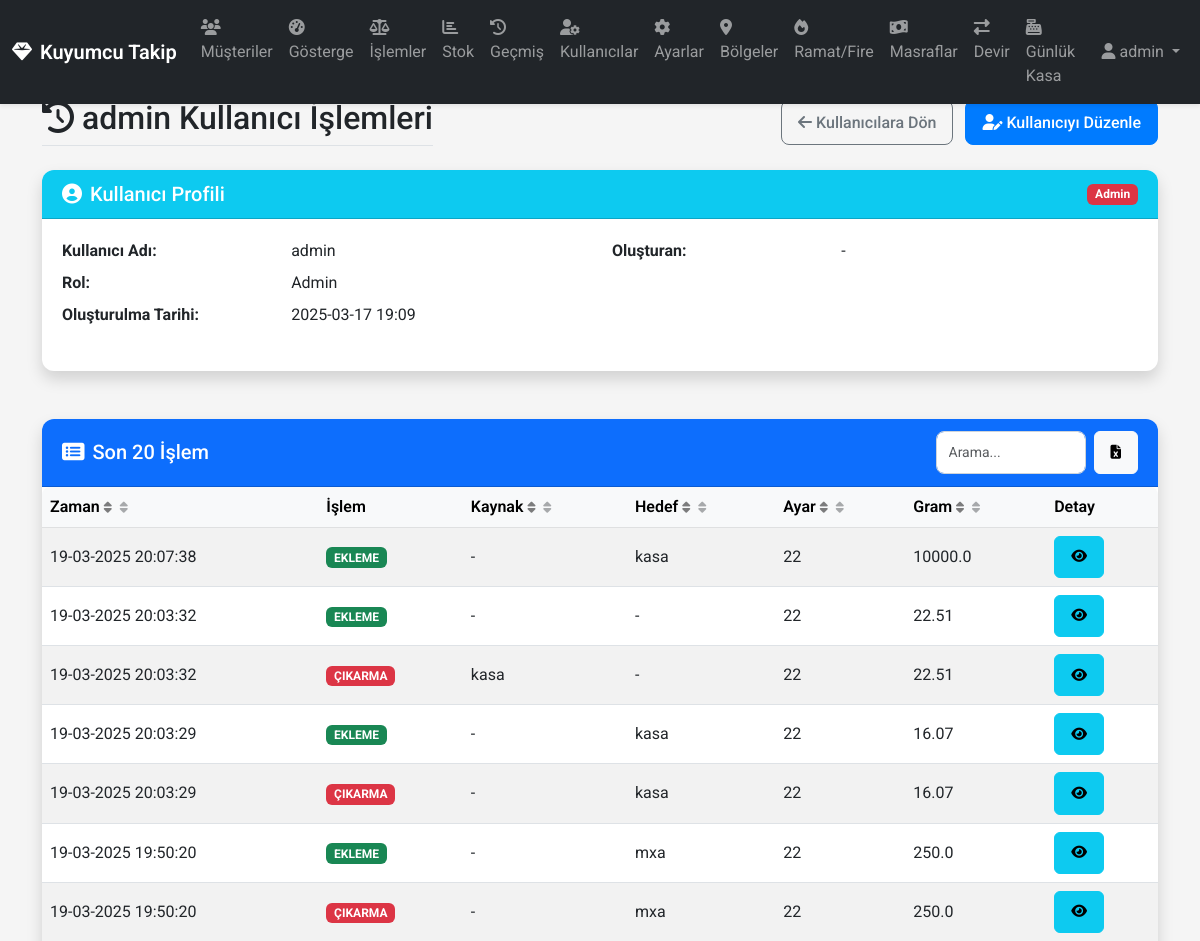
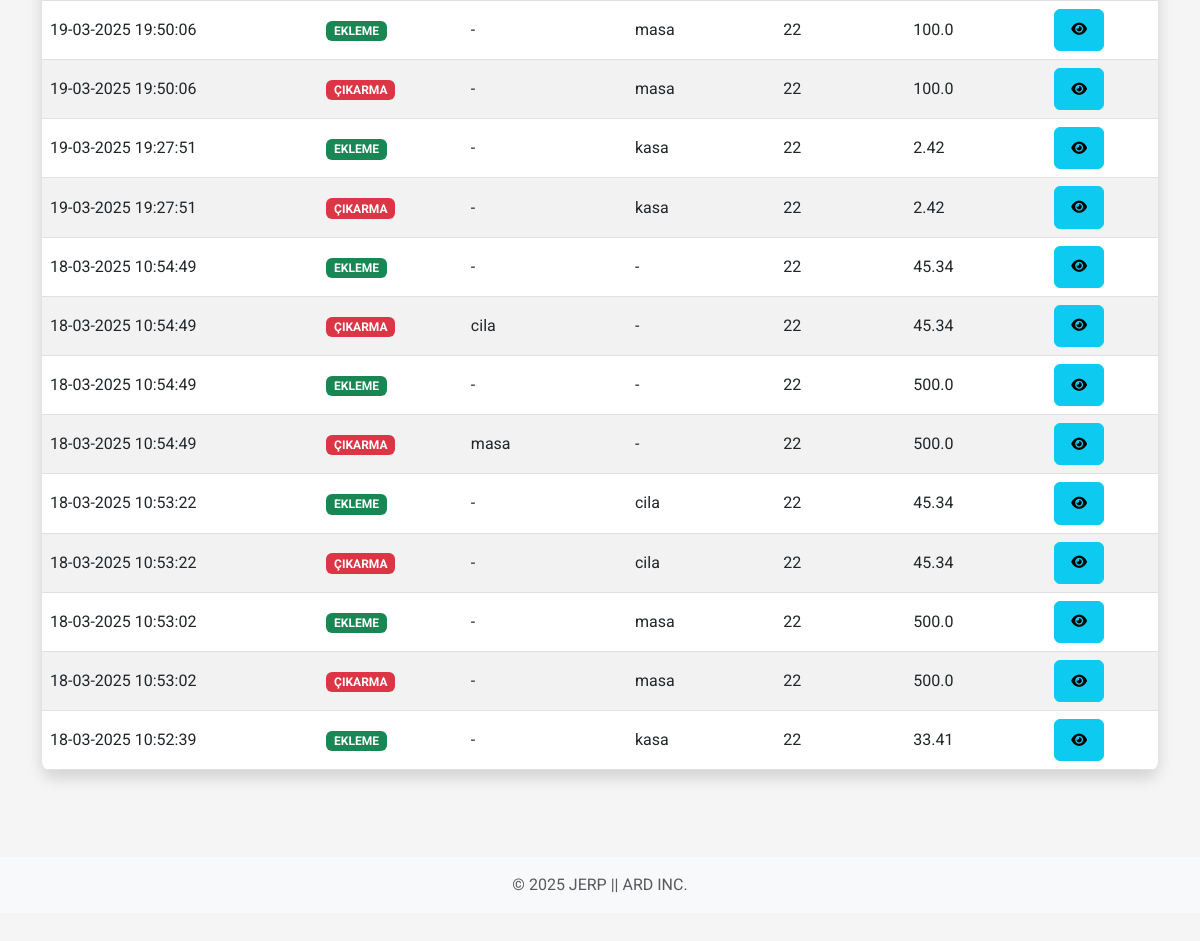
Page /users/1/operations (signed in) on the committed database (2 pictures, top to bottom).
### app/models/database.py (models this page shows, shortened)
class User(db.Model, UserMixin):
    __tablename__ = 'users'
    id = db.Column(db.Integer, primary_key=True)
    username = db.Column(db.String(64), unique=True, nullable=False)
    password_hash = db.Column(db.String(128), nullable=False)
    is_admin = db.Column(db.Boolean, default=False)
    role = db.Column(db.String(20), default='staff')
    created_by_id = db.Column(db.Integer, db.ForeignKey('users.id'))
    created_at = db.Column(db.DateTime, default=datetime.utcnow)
    created_by = db.relationship('User', remote_side=[id], backref=db.backref('created_users', lazy='dynamic'))
    def has_role(self, role):
        if self.is_admin:
            return True
        if role == 'manager' and self.role == 'manager':
            return True
        if role == 'staff' and (self.role == 'manager' or self.role == 'staff'):
            return True
        return False

class Operation(db.Model):
    __tablename__ = 'operations'
    id = db.Column(db.Integer, primary_key=True)
    timestamp = db.Column(db.DateTime, default=datetime.utcnow, nullable=False)
    operation_type = db.Column(db.String(20), nullable=False)
    user_id = db.Column(db.Integer, db.ForeignKey('users.id'))
    source_region_id = db.Column(db.Integer, db.ForeignKey('regions.id'))
    target_region_id = db.Column(db.Integer, db.ForeignKey('regions.id'))
    setting_id = db.Column(db.Integer, db.ForeignKey('settings.id'), nullable=False)
    gram = db.Column(db.Float, nullable=False)
    source_region = db.relationship('Region', foreign_keys=[source_region_id])
    target_region = db.relationship('Region', foreign_keys=[target_region_id])
    setting = db.relationship('Setting')
    user = db.relationship('User', backref=db.backref('operations', lazy='dynamic'))

class Region(db.Model):
    __tablename__ = 'regions'
    id = db.Column(db.Integer, primary_key=True)
    name = db.Column(db.String(20), unique=True, nullable=False)
    is_active = db.Column(db.Boolean, default=True)  # Bölgenin aktif/silindi durumu
    is_default = db.Column(db.Boolean, default=False)  # Varsayılan bölge mi?
    created_at = db.Column(db.DateTime, default=datetime.utcnow)

class Setting(db.Model):
    __tablename__ = 'settings'
    id = db.Column(db.Integer, primary_key=True)
    name = db.Column(db.String(10), unique=True, nullable=False)
    purity_per_thousand = db.Column(db.Integer, nullable=False, default=916)  # Varsayılan değer 22 ayar için

### app/routes/views.py (the view)
@main_bp.route('/users/<int:user_id>/operations')
@login_required
def user_operations(user_id):
    user = User.query.get_or_404(user_id)
    if not current_user.has_role('manager') and current_user.id != user_id:
        flash('Bu sayfaya erişim yetkiniz yok!', 'danger')
        return redirect(url_for('main.dashboard'))
    operations = Operation.query.filter_by(user_id=user_id).order_by(Operation.timestamp.desc()).limit(20).all()
    return render_template('user_operations.html', user=user, operations=operations)

### app/templates/user_operations.html (shortened to what this page needs)
{% extends 'base.html' %}
{% block content %}
<div class="row mb-4">
    <div class="col">
        <div class="d-flex justify-content-between align-items-center flex-wrap">
            <h2 class="border-bottom pb-2 mb-0">
                <i class="fas fa-history me-2"></i>{{ user.username }} Kullanıcı İşlemleri
            </h2>
            <div class="mt-2 mt-md-0">
                <a href="{{ url_for('main.users') }}" class="btn btn-outline-secondary me-2">
                    <i class="fas fa-arrow-left me-1"></i><span class="d-none d-md-inline-block">Kullanıcılara Dön</span>
                </a>
                <a href="{{ url_for('main.edit_user', user_id=user.id) }}" class="btn btn-primary">
                    <i class="fas fa-user-edit me-1"></i><span class="d-none d-md-inline-block">Kullanıcıyı Düzenle</span>
                </a>
            </div>
        </div>
    </div>
</div>
<div class="row mb-4">
    <div class="col-12">
        <div class="card shadow">
            <div class="card-header bg-info text-white d-flex justify-content-between align-items-center">
                <h5 class="mb-0">
                    <i class="fas fa-user-circle me-2"></i>Kullanıcı Profili
                </h5>
                <span class="badge {% if user.is_admin %}bg-danger{% elif user.role == 'manager' %}bg-warning text-dark{% else %}bg-primary{% endif %}">
                    {% if user.is_admin %}Admin{% elif user.role == 'manager' %}Yönetici{% else %}Görevli{% endif %}
                </span>
            </div>
            <div class="card-body">
                <div class="row">
                    <div class="col-md-6">
                        <dl class="row">
                            <dt class="col-sm-5">Kullanıcı Adı:</dt>
                            <dd class="col-sm-7">{{ user.username }}</dd>
                            <dt class="col-sm-5">Rol:</dt>
                            <dd class="col-sm-7">
                                {% if user.is_admin %}Admin{% elif user.role == 'manager' %}Yönetici{% else %}Görevli{% endif %}
                            </dd>
                            <dt class="col-sm-5">Oluşturulma Tarihi:</dt>
                            <dd class="col-sm-7">{{ user.created_at.strftime('%Y-%m-%d %H:%M') if user.created_at else "-" }}</dd>
                        </dl>
                    </div>
                    <div class="col-md-6">
                        <dl class="row">
                            <dt class="col-sm-5">Oluşturan:</dt>
                            <dd class="col-sm-7">{{ user.created_by.username if user.created_by else '-' }}</dd>
                        </dl>
                    </div>
                </div>
            </div>
        </div>
    </div>
</div>
<div class="row">
    <div class="col-12">
        <div class="card shadow">
            <div class="card-header bg-primary text-white d-flex justify-content-between align-items-center">
                <h5 class="mb-0">
                    <i class="fas fa-list-alt me-2"></i>Son 20 İşlem
                </h5>
                <div class="d-flex align-items-center">
                    <input type="text" class="form-control form-control-sm me-2"
                           id="table-search"
                           placeholder="Arama..."
                           style="width: 150px;">
                    <button id="btn-export" class="btn btn-sm btn-light" title="Excel'e Aktar">
                        <i class="fas fa-file-excel"></i>
                    </button>
                </div>
            </div>
            <div class="card-body p-0">
                <div class="table-responsive">
                    <table class="table table-hover table-striped mb-0 table-sortable" id="operations-table">
                        <thead class="table-light">
                            <tr>
                                <th class="sortable" data-sort="date">Zaman <i class="fas fa-sort"></i></th>
                                <th>İşlem</th>
                                <th class="sortable" data-sort="source">Kaynak <i class="fas fa-sort"></i></th>
                                <th class="sortable" data-sort="target">Hedef <i class="fas fa-sort"></i></th>
                                <th class="sortable" data-sort="setting">Ayar <i class="fas fa-sort"></i></th>
                                <th class="sortable" data-sort="gram">Gram <i class="fas fa-sort"></i></th>
                                <th>Detay</th>
                            </tr>
                        </thead>
                        <tbody>
                            {% for operation in operations %}
                            <tr>
                                <td data-label="Zaman">{{ operation.timestamp.strftime('%d-%m-%Y %H:%M:%S') }}</td>
                                <td data-label="İşlem">
                                    <span class="badge {% if operation.operation_type == 'ADD' %}bg-success{% else %}bg-danger{% endif %}">
                                        {{ 'EKLEME' if operation.operation_type == 'ADD' else 'ÇIKARMA' }}
                                    </span>
                                </td>
                                <td data-label="Kaynak">{{ operation.source_region.name if operation.source_region else "-" }}</td>
                                <td data-label="Hedef">{{ operation.target_region.name if operation.target_region else "-" }}</td>
                                <td data-label="Ayar">{{ operation.setting.name }}</td>
                                <td data-label="Gram">{{ operation.gram }}</td>
                                <td data-label="Detay">
                                    <button class="btn btn-sm btn-info show-details"
                                            data-bs-toggle="modal"
                                            data-bs-target="#operationDetailModal"
                                            data-time="{{ operation.timestamp.strftime('%d-%m-%Y %H:%M:%S') }}"
                                            data-operation="{{ 'Ekleme' if operation.operation_type == 'ADD' else 'Çıkarma' }}"
                                            data-source="{{ operation.source_region.name if operation.source_region else '-' }}"
                                            data-target="{{ operation.target_region.name if operation.target_region else '-' }}"
                                            data-setting="{{ operation.setting.name }}"
                                            data-gram="{{ operation.gram }}">
                                        <i class="fas fa-eye"></i>
                                    </button>
                                </td>
                            </tr>
                            {% endfor %}
                        </tbody>
                    </table>
                </div>
            </div>
        </div>
    </div>
</div>
{% endblock %}

### app/templates/base.html (shortened to what this page needs)
<!DOCTYPE html>
<html lang="tr">
<head>
    <link href="https://cdn.jsdelivr.net/npm/bootstrap@5.3.0/dist/css/bootstrap.min.css" rel="stylesheet">
    <link rel="stylesheet" href="https://cdnjs.cloudflare.com/ajax/libs/font-awesome/6.4.0/css/all.min.css">
    <link rel="stylesheet" href="{{ url_for('static', filename='css/style.css') }}">
    <link rel="stylesheet" href="{{ url_for('static', filename='css/mobile.css') }}">
</head>
<body>
    {% if current_user.is_authenticated %}
    <nav class="navbar navbar-expand-lg navbar-dark bg-dark fixed-top">
        <div class="container-fluid">
            <a class="navbar-brand d-flex align-items-center" href="{{ url_for('main.dashboard') }}">
                <i class="fas fa-gem me-2"></i>Kuyumcu Takip
            </a>
            <div class="collapse navbar-collapse" id="navbarNav">
                <ul class="navbar-nav me-auto">
                    <li class="nav-item">
                        <a class="nav-link {% if request.endpoint == 'main.customers' %}active{% endif %}" href="{{ url_for('main.customers') }}">
                            <i class="fas fa-users nav-icon"></i>
                            <span class="nav-text">Müşteriler</span>
                        </a>
                    </li>
                    <li class="nav-item">
                        <a class="nav-link {% if request.endpoint == 'main.dashboard' %}active{% endif %}" href="{{ url_for('main.dashboard') }}">
                            <i class="fas fa-tachometer-alt nav-icon"></i>
                            <span class="nav-text">Gösterge</span>
                        </a>
                    </li>
                    <li class="nav-item">
                        <a class="nav-link {% if request.endpoint == 'main.operations' %}active{% endif %}" href="{{ url_for('main.operations') }}">
                            <i class="fas fa-balance-scale nav-icon"></i>
                            <span class="nav-text">İşlemler</span>
                        </a>
                    </li>
                    <li class="nav-item">
                        <a class="nav-link {% if request.endpoint == 'main.stock' %}active{% endif %}" href="{{ url_for('main.stock') }}">
                            <i class="fas fa-chart-bar nav-icon"></i>
                            <span class="nav-text">Stok</span>
                        </a>
                    </li>
                    <li class="nav-item">
                        <a class="nav-link {% if request.endpoint == 'main.history' %}active{% endif %}" href="{{ url_for('main.history') }}">
                            <i class="fas fa-history nav-icon"></i>
                            <span class="nav-text">Geçmiş</span>
                        </a>
                    </li>
                    {% if current_user.has_role('manager') %}
                    <li class="nav-item">
                        <a class="nav-link {% if request.endpoint == 'main.users' %}active{% endif %}" href="{{ url_for('main.users') }}">
                            <i class="fas fa-user-cog nav-icon"></i>
                            <span class="nav-text">Kullanıcılar</span>
                        </a>
                    </li>
                    {% endif %}
                    {% if current_user.is_admin %}
                    <li class="nav-item">
                        <a class="nav-link {% if request.endpoint == 'main.settings' %}active{% endif %}" href="{{ url_for('main.settings') }}">
                            <i class="fas fa-cog nav-icon"></i>
                            <span class="nav-text">Ayarlar</span>
                        </a>
                    </li>
                    {% endif %}
                    <li class="nav-item">
                        <a class="nav-link {% if request.endpoint == 'main.regions' %}active{% endif %}" href="{{ url_for('main.manage_regions') }}">
                            <i class="fas fa-map-marker-alt nav-icon"></i>
                            <span class="nav-text">Bölgeler</span>
                        </a>
                    </li>
                    <li class="nav-item">
                        <a class="nav-link {% if request.endpoint == 'main.ramat' or request.endpoint == 'main.fires' %}active{% endif %}" href="{{ url_for('main.ramat') }}">
                            <i class="fas fa-fire nav-icon"></i>
                            <span class="nav-text">Ramat/Fire</span>
                        </a>
                    </li>
                    <li class="nav-item">
                        <a class="nav-link {% if request.endpoint == 'main.expenses' %}active{% endif %}" href="{{ url_for('main.expenses') }}">
                            <i class="fas fa-money-bill-wave nav-icon"></i>
                            <span class="nav-text">Masraflar</span>
                        </a>
                    </li>
                    <li class="nav-item">
                        <a class="nav-link {% if request.endpoint == 'main.transfers' or request.endpoint == 'main.new_transfer' %}active{% endif %}" href="{{ url_for('main.transfers') }}">
                            <i class="fas fa-exchange-alt nav-icon"></i>
                            <span class="nav-text">Devir</span>
                        </a>
                    </li>
                    <li class="nav-item">
                        <a class="nav-link {% if request.endpoint == 'main.daily_vault' or request.endpoint == 'main.daily_vault_history' %}active{% endif %}" href="{{ url_for('main.daily_vault') }}">
                            <i class="fas fa-cash-register nav-icon"></i>
                            <span class="nav-text">Günlük Kasa</span>
                        </a>
                    </li>
                </ul>
                <div class="navbar-nav d-flex align-items-center">
                    <div class="nav-item dropdown">
                        <a class="nav-link dropdown-toggle" href="#" id="navbarDropdown" role="button" data-bs-toggle="dropdown">
                            <i class="fas fa-user me-1"></i><span class="username-text">{{ current_user.username }}</span>
                        </a>
                    </div>
                </div>
            </div>
        </div>
    </nav>
    {% endif %}
    <div class="container main-container mt-4 mb-5">
        {% block content %}{% endblock %}
    </div>
    <footer class="footer py-3 bg-light">
        <div class="container text-center">
            <span class="text-muted">© 2025 JERP || ARD INC. </span>
        </div>
    </footer>
</body>
</html>

### rows in the picture
User: username "admin", created_at "2025-03-17 19:09"
Operation: timestamp "19-03-2025 20:07:38", operation_type "EKLEME", source_region "-", target_region "kasa", setting.name "22", gram "10000.0"
Operation: timestamp "19-03-2025 20:03:32", operation_type "EKLEME", source_region "-", target_region "-", setting.name "22", gram "22.51"
Operation: timestamp "19-03-2025 20:03:32", operation_type "ÇIKARMA", source_region "kasa", target_region "-", setting.name "22", gram "22.51"
Operation: timestamp "19-03-2025 20:03:29", operation_type "EKLEME", source_region "-", target_region "kasa", setting.name "22", gram "16.07"
Operation: timestamp "19-03-2025 20:03:29", operation_type "ÇIKARMA", source_region "-", target_region "kasa", setting.name "22", gram "16.07"
Operation: timestamp "19-03-2025 19:50:20", operation_type "EKLEME", source_region "-", target_region "mxa", setting.name "22", gram "250.0"
Operation: timestamp "19-03-2025 19:50:20", operation_type "ÇIKARMA", source_region "-", target_region "mxa", setting.name "22", gram "250.0"
Operation: timestamp "19-03-2025 19:50:06", operation_type "EKLEME", source_region "-", target_region "masa", setting.name "22", gram "100.0"
Operation: timestamp "19-03-2025 19:50:06", operation_type "ÇIKARMA", source_region "-", target_region "masa", setting.name "22", gram "100.0"
Operation: timestamp "19-03-2025 19:27:51", operation_type "EKLEME", source_region "-", target_region "kasa", setting.name "22", gram "2.42"
Operation: timestamp "19-03-2025 19:27:51", operation_type "ÇIKARMA", source_region "-", target_region "kasa", setting.name "22", gram "2.42"
Operation: timestamp "18-03-2025 10:54:49", operation_type "EKLEME", source_region "-", target_region "-", setting.name "22", gram "45.34"
Operation: timestamp "18-03-2025 10:54:49", operation_type "ÇIKARMA", source_region "cila", target_region "-", setting.name "22", gram "45.34"
Operation: timestamp "18-03-2025 10:54:49", operation_type "EKLEME", source_region "-", target_region "-", setting.name "22", gram "500.0"
Operation: timestamp "18-03-2025 10:54:49", operation_type "ÇIKARMA", source_region "masa", target_region "-", setting.name "22", gram "500.0"
Operation: timestamp "18-03-2025 10:53:22", operation_type "EKLEME", source_region "-", target_region "cila", setting.name "22", gram "45.34"
Operation: timestamp "18-03-2025 10:53:22", operation_type "ÇIKARMA", source_region "-", target_region "cila", setting.name "22", gram "45.34"
Operation: timestamp "18-03-2025 10:53:02", operation_type "EKLEME", source_region "-", target_region "masa", setting.name "22", gram "500.0"
Operation: timestamp "18-03-2025 10:53:02", operation_type "ÇIKARMA", source_region "-", target_region "masa", setting.name "22", gram "500.0"
Operation: timestamp "18-03-2025 10:52:39", operation_type "EKLEME", source_region "-", target_region "kasa", setting.name "22", gram "33.41"

### other values in the picture
{{ user.created_by.username if user.created_by else '-' }} "-"
